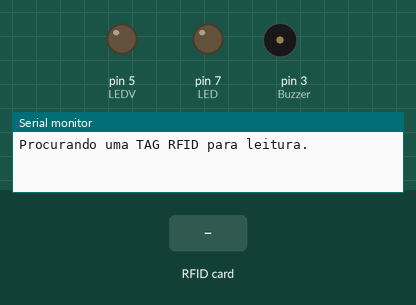
Recording of a sketch running on a simulated Arduino Uno, built with avr-gcc and run on an emulated ATmega328P. Shown: output pins drawn as LEDs (lit = HIGH), buzzer (waves = sounding), the last lines printed to the serial monitor. Dashed ring = blinking. The inputs (shaded band) are chosen by the test bench. Pins used as bus, display or sensor lines are not drawn.

Above: at 1.2 s.
1.3 s: RFID card 5E 7A 19 C4 held to the reader
At 1.61 s:
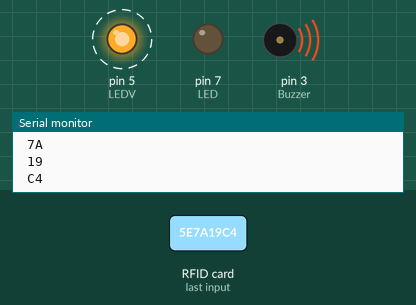
Timing chart, 0 to 4.3 s (numbered marks = the images above; inputs shaded):
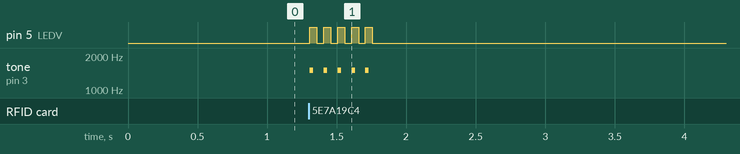

The sketch:

leitor_rfid_led.ino
```cpp
/*Reset > Pin 6
SDA > Pin 10  (SS)
MOSI > Pin 11
MISO > Pin 12
SCK > Pin 13
Gnd > Ground
3.3v > 3.3v
LEDALTOBRILHO > 5*/


#include <SPI.h>
#include <MFRC522.h>
#define SS_PIN 10
#define RST_PIN 9
MFRC522 mfrc522(SS_PIN, RST_PIN);	// Create MFRC522 instance.
const int LED= 7;
const int LEDV= 5;
const int Buzzer= 3;

void setup() {
	Serial.begin(9600);	// Initialize serial communications with the PC
	SPI.begin();		// Init SPI bus
	mfrc522.PCD_Init();	// Init MFRC522 card
	Serial.println("Procurando uma TAG RFID para leitura.");
        pinMode(LED, OUTPUT);
        pinMode(LEDV, OUTPUT);
        pinMode(Buzzer, OUTPUT);
        digitalWrite(LED, 0);
}

void loop() {
	// Look for new cards
	if ( ! mfrc522.PICC_IsNewCardPresent()) {
          return;
	}

	// Select one of the cards
	if ( ! mfrc522.PICC_ReadCardSerial()) {
		return;
	}
	// Now a card is selected. The UID and SAK is in mfrc522.uid.

	// Dump UID
	Serial.print("Card UID: ");
	for (byte i = 0; i < 4; i++) {
		Serial.print(mfrc522.uid.uidByte[i] < 0x10 ? " 0" : " ");
		Serial.println(mfrc522.uid.uidByte[i], HEX);
	}
        if (mfrc522.uid.uidByte[1] == 216 && mfrc522.uid.uidByte[2] == 229 && mfrc522.uid.uidByte[3] == 164 && mfrc522.uid.uidByte[4] == 0){
          digitalWrite(7, 1);
          delay(100);
          abrir();
        }
          else{
          negar();
        }
}

void abrir(){
 for(int i=0; i<5; i++){
   tone(Buzzer, 6000, 25);
   digitalWrite(7, 1);
   tone(Buzzer, 6000, 25);
   delay(50);
   tone(Buzzer, 6000, 25);
   digitalWrite(7, 0);
   delay(50);

 }
 for (byte j = 0; j< 4; j++){
            mfrc522.uid.uidByte[j] = 0;
    }
 return loop();
}

void negar(){
   for(int i=0; i<5; i++){
   tone(Buzzer, 2000, 25);
   digitalWrite(5, 1);
   tone(Buzzer, 1500, 25);
   delay(50);
   digitalWrite(5, 0);
   delay(50);

 }
 for (byte j = 0; j< 4; j++){
            mfrc522.uid.uidByte[j] = 0;
    }
 return loop();
}
```

Measured:
- after the input at 1.3 s, pin 5 (LEDV): alternates HIGH for 0.05 s and LOW for 0.05 s, 10 changes in all, then stays LOW, starting at once; tone on pin 3 (Buzzer): alternates 1500 Hz for 0.03 s and silent for 0.08 s, 10 changes in all, then stays silent, starting at once
